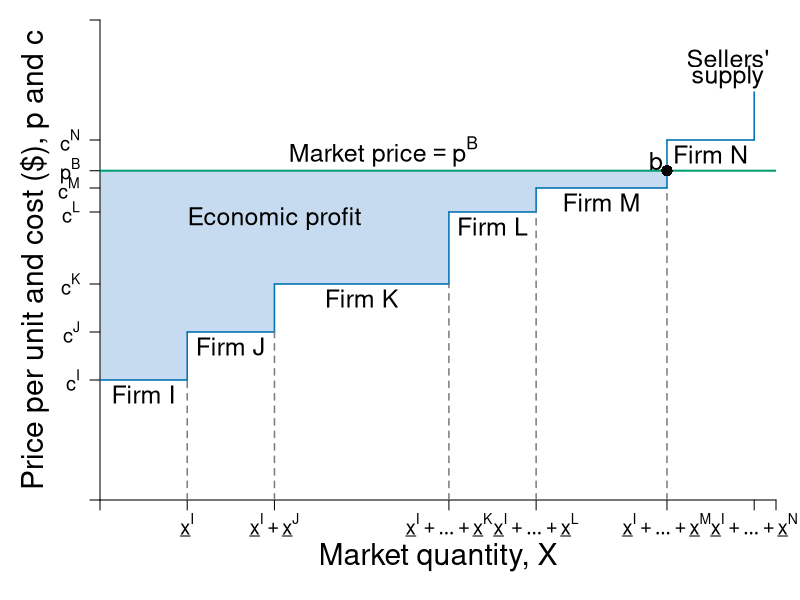

This chart was generated by the following R code:
require(shape)
pdf(file = "firmmarketsupply/supply_stepwise_price2.pdf", width = 9, height = 7)

#Set parameters for graphics
pointsize <- 1.8
axislabelsize <- 1.8
labelsize <- 1.5
namesize <- 1.8
annotatesize <- 1.5
graphlinewidth <- 2
segmentlinewidth <- 1.5

COL <- c("#7fc97f", "#beaed4", "#fdc086", "#ffff99", "#386cb0", "#f0027f", "#bf5b17", "#666666")
COLA <- c("#e0f3db", "#99d8c9","#66c2a4","#41ae76", "#238b45", "#005824")
COLB <- c("#c6dbef", "#4eb3d3", "#2b8cbe", "#0868ac","#084081")
COLC <- c("#fcfbfd", "#efedf5", "#dadaeb", "#bcbddc", "#9e9ac8", "#807dba", "#6a51a3", "#54278f", "#3f007d")
Grays <- gray.colors(25, start = 1, end = 0)
CBCols <- c("#009E73","#0072B2","#E69F00")


par(mar =  c(5, 5, 1, 1.2))


xlims <- c(0, 15.5)
ylims <- c(0, 5)

npts <- 501 

plot(0, 0, xlim = xlims, ylim = ylims, type = "n",
     xlab = expression(paste("")),
     ylab = expression(paste("")), 
     xaxt = "n", 
     yaxt = "n", 
     cex.lab = axislabelsize, 
     bty = "n",
     xaxs="i", 
     yaxs="i")

# ticksy <- seq(from = 0, to = ylims[2], by = 2)
# ylabels <- seq(from = 0, to = ylims[2], by = 2)
# ticksx <- seq(from = 0, to = xlims[2], by = 2)
# xlabels <- seq(from = 0, to = xlims[2], by = 2)
shares <- c(0, 2, 4, 8, 10, 13, 15)
costs <- c(1.25, 1.75, 2.25, 3, 3.25, 3.75, 4.25)
prices <- c(2.6, 3.43)
#smoothed line
#segments(shares[1], costs[1] - 0.1, shares[7], costs[6] + 0.25, lty = 1, col = CBCols[2] , lwd = segmentlinewidth)

ticksy <- c(0, costs[1], costs[2], costs[3],  costs[4], costs[5], prices[2], costs[6], ylims[2])
ylabels <- c(NA, expression(paste(c^I)), expression(paste(c^J)), expression(paste(c^K)),  expression(paste(c^L)), expression(paste(c^M)), expression(paste(p^B)), expression(paste(c^N)), NA)
ticksx <- c(0, shares[2], shares[3], shares[4], shares[5], shares[6], shares[7], xlims[2])
#xlabels <- c(NA, expression(paste(x[I])), expression(paste(x[J])), expression(paste(x[K])), expression(paste(x[L])), expression(paste(x[M])), expression(paste(x[N])), NA)
#xlabels <- c(NA, expression(paste(x[I])), expression(paste(x[I] + x[J])), expression(paste(x[I] + x[J]+ x[K])), expression(paste(x[I] + x[J]+ x[K] + x[L])), expression(paste(x[I] + x[J]+ x[K] + x[L]+ x[M])), expression(paste(x[I] + x[J]+ x[K] + x[L]+ x[M] + x[N])), NA)
xlabels <- c(NA, expression(paste(underline(x)^I)), expression(paste(underline(x)^I + underline(x)^J)), expression(paste(underline(x)^I + ldots + underline(x)^K)), expression(paste(underline(x)^I + ldots + underline(x)^L)), expression(paste(underline(x)^I + ldots + underline(x)^M)), expression(paste(underline(x)^I + ldots + underline(x)^N)), NA)

#Profit rectangles
#Before 'axis' call for layering purposes

#Firm i
rect(shares[1], costs[1], shares[2], prices[2], col = COLB[1], density = NULL, border = NA)
rect(shares[2], costs[2], shares[3], prices[2], col = COLB[1], density = NULL, border = NA)
rect(shares[3], costs[3], shares[4], prices[2], col = COLB[1], density = NULL, border = NA)
rect(shares[4], costs[4], shares[5], prices[2], col = COLB[1], density = NULL, border = NA)
rect(shares[5], costs[5], shares[6], prices[2], col = COLB[1], density = NULL, border = NA)

#Notice: we have to shrink the labelsize here because of the many labels
axis(1, at = ticksx, pos = 0, labels = xlabels, cex.axis = labelsize - 0.3)
axis(2, at = ticksy, pos = 0, labels = ylabels, las = 1, cex.axis = labelsize  - 0.3)


#Draw the polygon for consumer surplus
# xpoly4 <- c(0, 2, 2, 1, 1, 0, 0)
# ypoly4 <- c(3, 3, 4, 4, 5, 5, 3)
# polygon(x = xpoly4, y = ypoly4, col=COLA[1], density=NULL, border = NA)
# text(1, 3.5, expression("Consumer Surplus"), cex = labelsize)

#Draw the polygon for producer surplus
# xpoly3 <- c(0, 2, 2, 1, 1, 0, 0)
# ypoly3 <- c(3, 3, 2, 2, 1, 1, 3)
# polygon(x = xpoly3, y = ypoly3, col=COLB[1], density=NULL, border = NA)
# text(1, 2.5, expression("Producer Surplus"), cex = labelsize)



#Line for Supply
##Firm i
segments(shares[1], costs[1], shares[2], costs[1], lty = 1, col = CBCols[2] , lwd = segmentlinewidth)
segments(shares[2], costs[1], shares[2], costs[2], lty = 1, col = CBCols[2] , lwd = segmentlinewidth)
text((shares[1] + shares[2])/2, costs[1] - 0.15, expression("Firm I"), cex = labelsize)

##Firm 2
segments(shares[2], costs[2], shares[3], costs[2], lty = 1, col = CBCols[2] , lwd = segmentlinewidth)
segments(shares[3], costs[2], shares[3], costs[3], lty = 1, col = CBCols[2] , lwd = segmentlinewidth)
text((shares[2] + shares[3])/2, costs[2] - 0.15, expression("Firm J"), cex = labelsize)

##Firm 3
segments(shares[3], costs[3], shares[4], costs[3], lty = 1, col = CBCols[2] , lwd = segmentlinewidth)
segments(shares[4], costs[3], shares[4], costs[4], lty = 1, col = CBCols[2] , lwd = segmentlinewidth)
text((shares[3] + shares[4])/2, costs[3] - 0.15, expression("Firm K"), cex = labelsize)

##Firm 4
segments(shares[4], costs[4], shares[5], costs[4], lty = 1, col = CBCols[2] , lwd = segmentlinewidth)
segments(shares[5], costs[4], shares[5], costs[5], lty = 1, col = CBCols[2] , lwd = segmentlinewidth)
text((shares[4] + shares[5])/2, costs[4] - 0.15, expression("Firm L"), cex = labelsize)

##Firm 5
segments(shares[5], costs[5], shares[6], costs[5], lty = 1, col = CBCols[2] , lwd = segmentlinewidth)
segments(shares[6], costs[5], shares[6], costs[6], lty = 1, col = CBCols[2] , lwd = segmentlinewidth)
text((shares[5] + shares[6])/2, costs[5] - 0.15, expression("Firm M"), cex = labelsize)

##Firm 6
segments(shares[6], costs[6], shares[7], costs[6], lty = 1, col = CBCols[2] , lwd = segmentlinewidth)
segments(shares[7], costs[6], shares[7], costs[7], lty = 1, col = CBCols[2] , lwd = segmentlinewidth, xpd = TRUE)
text((shares[6] + shares[7])/2, costs[6] - 0.15, expression("Firm N"), cex = labelsize)


#Label axes
#mtext(expression(paste("Quantity of output, ", x)), side=1, line = 2.5, cex = axislabelsize)
text(0.5*xlims[2], -0.6, expression(paste("Market quantity, ", X)), xpd = TRUE, cex = axislabelsize) 
text(-1.5, 0.5*ylims[2], expression(paste("Price per unit and cost ($), ", p, " and ", c)), xpd = TRUE, cex = axislabelsize, srt = 90) 
# 
# points(50, 10, pch = 16, col = "black", cex = 1.5)
# text(52, 10.5, expression(M))
# text(4.4, 0.7, expression("Buyers'"), cex = labelsize)
# text(4.4, 0.45, expression("Market Demand"), cex = labelsize)
text(14.4, 4.6, expression("Sellers'"), cex = labelsize)
text(14.4, 4.4, expression("supply"), cex = labelsize)

# text(0.27, 2.6, expression("Equilibrium Price"), cex = labelsize)
# text(0.27, 2.4, expression("falls in this range"), cex = labelsize)
# Arrows(0.55, 2.1, 0.55, 2.9, col = "black", code =3, lty = 1, lwd = 2, arr.type = "triangle", arr.lwd = 0.5)


#Indicator lines
#Vertical lines
segments(shares[2], 0, shares[2], costs[1], lty = 2, col = Grays[20], lwd = segmentlinewidth)
segments(shares[3], 0, shares[3], costs[2], lty = 2, col = Grays[20], lwd = segmentlinewidth)
segments(shares[4], 0, shares[4], costs[3], lty = 2, col = Grays[20], lwd = segmentlinewidth)
segments(shares[5], 0, shares[5], costs[4], lty = 2, col = Grays[20], lwd = segmentlinewidth)
segments(shares[6], 0, shares[6], costs[5], lty = 2, col = Grays[20], lwd = segmentlinewidth)
#segments(shares[7], 0, shares[7], costs[6], lty = 2, col = Grays[20], lwd = segmentlinewidth)


#horizontal lines
#price line
segments(0, prices[2], xlims[2], prices[2], lty = 1, col = CBCols[1], lwd = graphlinewidth)
# segments(0, costs[2], shares[2], costs[2], lty = 2, col = Grays[20], lwd = segmentlinewidth)
# segments(0, costs[3], shares[3], costs[3], lty = 2, col = Grays[20], lwd = segmentlinewidth)
# segments(0, costs[4], shares[4], costs[4], lty = 2, col = Grays[20], lwd = segmentlinewidth)
# segments(0, costs[5], shares[5], costs[5], lty = 2, col = Grays[20], lwd = segmentlinewidth)
# segments(0, costs[6], shares[6], costs[6], lty = 2, col = Grays[20], lwd = segmentlinewidth)

#Label economic profit
text(4, prices[2] - 0.5, expression("Economic profit"), cex = labelsize)

text((shares[1] + shares[6])/2 , prices[2] + 0.2, expression(paste("Market price", phantom()==p^B)), cex = labelsize)
#text((shares[1] + shares[6])/2 , prices[2] - 0.2, expression("Economic profit"), cex = labelsize)

text(shares[6] - 0.25, prices[2] + 0.1, expression(paste(b)), cex = labelsize)
points(shares[6], prices[2], pch = 16, col = "black", cex = 1.5)


dev.off()
